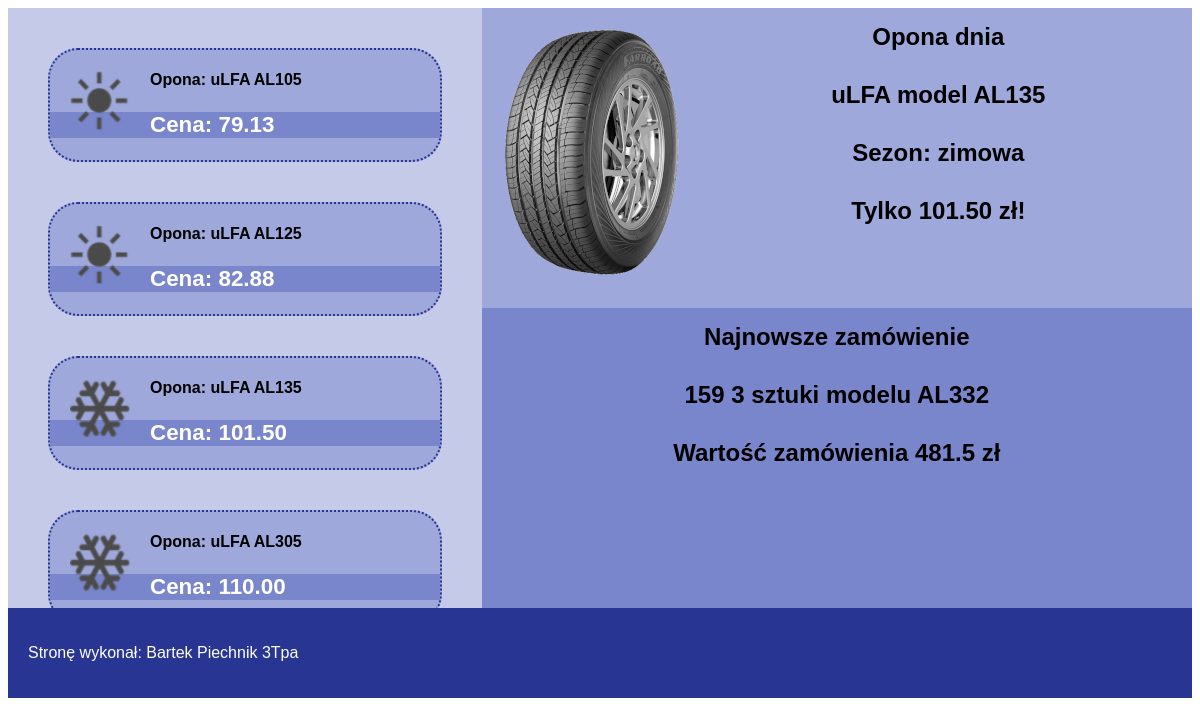
The page /Wiosna/INF.03-11-25.06-SG/PHP/opony.php on the database its author committed.
### tables this page shows
CREATE TABLE `opony` (
  `nr_kat` int(11) NOT NULL,
  `producent` varchar(50) NOT NULL,
  `model` varchar(30) NOT NULL,
  `sezon` varchar(20) NOT NULL DEFAULT 'letnia',
  `cena` decimal(10,2) NOT NULL
);

CREATE TABLE `zamowienie` (
  `id_zam` int(11) NOT NULL,
  `id` int(11) NOT NULL,
  `nr_kat` int(11) NOT NULL,
  `ilosc` int(11) NOT NULL
);

### Wiosna/INF.03-11-25.06-SG/PHP/opony.php (the view, shortened to what this page needs)
<?php
    $host = "localhost";
    $uzytkownik = "root";
    $haslo = "";
    $baza_danych = "opony";
    $polaczenie = new mysqli($host, $uzytkownik, $haslo, $baza_danych);
?>
<!DOCTYPE html>
<html lang="pl">
<head>
    <link rel="stylesheet" href="../CSS/styl.css">
</head>
<body>
    <main>
        <aside>
            <?php
                $Opony = $polaczenie->query("SELECT * FROM opony ORDER BY cena ASC LIMIT 10");
                while ($Opona = $Opony->fetch_assoc())
                {
                    $Sezon = $Opona['sezon'];
                    $Producent = $Opona['producent'];
                    $Model = $Opona['model'];
                    $Cena = $Opona['cena'];
                    echo "<section class='opona'>";
                        if ($Sezon == "letnia")
                        {
                            echo "<img src='../Grafiki/lato.png' alt=''>";
                        }
                        else if ($Sezon == 'zimowa')
                        {
                            echo "<img src='../Grafiki/zima.png' alt=''>";
                        }
                        else if ($Sezon == 'uniwersalna')
                        {
                            echo "<img src='../Grafiki/uniwer.png' alt=''>";
                        }
                        echo "<h4>Opona: ".$Producent." ".$Model."</h4>";
                        echo "<h3>Cena: ".$Cena."</h3>";
                    echo "</section>";
                }
            ?>
        </aside>
        <section id="Sekcja_1">
            <img src="../Grafiki/opona.png" alt="Opona">
            <h2>Opona dnia</h2>
            <?php
                $Opona = $polaczenie->query("SELECT producent, model, sezon, cena FROM opony WHERE nr_kat = 9");
                $Opona = $Opona->fetch_assoc();
                $Producent = $Opona['producent'];
                $Model = $Opona['model'];
                $Sezon = $Opona['sezon'];
                $Cena = $Opona['cena'];
                echo "<h2>".$Producent." model ".$Model."</h2>";
                echo "<h2>Sezon: ".$Sezon."</h2>";
                echo "<h2>Tylko ".$Cena." zł!</h2>";
            ?>
        </section>
        <section id="Sekcja_2">
            <h2>Najnowsze zamówienie</h2>
            <?php
                $Zamowienie = $polaczenie->query("SELECT z.id_zam, z.ilosc, o.model, o.cena FROM zamowienie z JOIN opony o ON z.nr_kat = o.nr_kat ORDER BY RAND() LIMIT 1");
                $Zamowienie = $Zamowienie->fetch_assoc();
                $Id_zam = $Zamowienie['id_zam'];
                $Ilosc = $Zamowienie['ilosc'];
                $Model = $Zamowienie['model'];
                $Cena = $Zamowienie['cena'];
                $Wartosc = $Ilosc * $Cena;
                echo "<h2>".$Id_zam." ".$Ilosc." sztuki modelu ".$Model."</h2>";
                echo "<h2>Wartość zamówienia ".$Wartosc." zł</h2>";
            ?>
        </section>
    </main>
    <footer>
        <p>Stronę wykonał: Bartek Piechnik 3Tpa</p>
    </footer>
</body>
</html>

### Wiosna/INF.03-11-25.06-SG/CSS/styl.css (style rules this page uses)
* { font-family: 'Trebuchet MS', sans-serif; }
aside { background-color: #C5CAE9; width: 40%; height: 600px; overflow: auto; float: left; }
#Sekcja_1, #Sekcja_2 { width: 60%; height: 300px; float: left; }
#Sekcja_1 { background-color: #9FA8DA; }
#Sekcja_2 { background-color: #7986CB; }
footer { background-color: #283593; color: white; padding: 20px; clear: both; }
.opona { background-color: #9FA8DA; margin: 40px; border: 2px dotted #283593; border-radius: 30px; }
img { float: left; padding: 20px; }
h2 { text-align: center; margin: 0px; padding: 15px; }
h3 { background-color: #7986CB; color: white; font-size: 140%; }

### rows shown on the page
opony: producent "uLFA", model "AL105", cena "79.13"
opony: producent "uLFA", model "AL125", cena "82.88"
opony: producent "uLFA", model "AL135", cena "101.50", sezon "zimowa"
opony: producent "uLFA", model "AL305", cena "110.00"
zamowienie: id_zam "159", ilosc "3", nr_kat.model "AL332", ilosc.cena "481.5"
